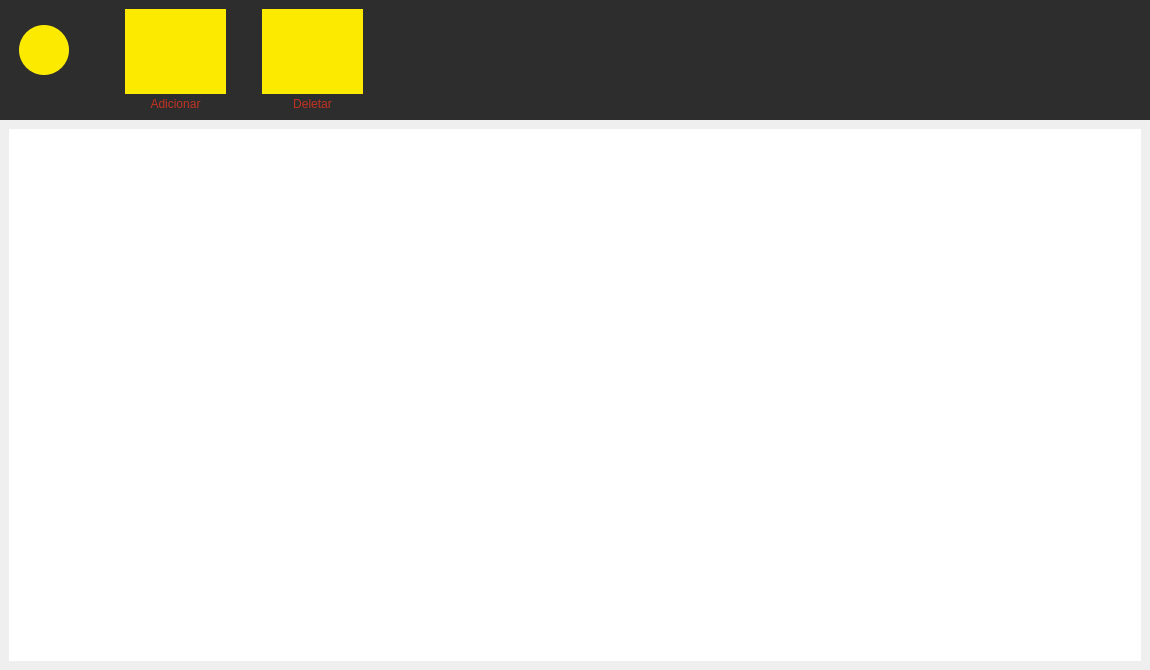
<?xml version="1.0" encoding="UTF-8"?>
<ui version="4.0">
 <class>MainWindow</class>
 <widget class="QMainWindow" name="MainWindow">
  <property name="geometry">
   <rect>
    <x>0</x>
    <y>0</y>
    <width>1150</width>
    <height>670</height>
   </rect>
  </property>
  <property name="minimumSize">
   <size>
    <width>1150</width>
    <height>670</height>
   </size>
  </property>
  <property name="windowTitle">
   <string>MainWindow</string>
  </property>
  <widget class="QWidget" name="centralwidget">
   <layout class="QVBoxLayout" name="verticalLayout">
    <property name="spacing">
     <number>0</number>
    </property>
    <property name="leftMargin">
     <number>0</number>
    </property>
    <property name="topMargin">
     <number>0</number>
    </property>
    <property name="rightMargin">
     <number>0</number>
    </property>
    <property name="bottomMargin">
     <number>0</number>
    </property>
    <item>
     <widget class="QFrame" name="frame">
      <property name="maximumSize">
       <size>
        <width>16777215</width>
        <height>120</height>
       </size>
      </property>
      <property name="styleSheet">
       <string notr="true">background-color: rgb(45, 45, 45);
border:none;</string>
      </property>
      <property name="frameShape">
       <enum>QFrame::StyledPanel</enum>
      </property>
      <property name="frameShadow">
       <enum>QFrame::Raised</enum>
      </property>
      <layout class="QGridLayout" name="gridLayout">
       <item row="0" column="6">
        <spacer name="horizontalSpacer_2">
         <property name="orientation">
          <enum>Qt::Horizontal</enum>
         </property>
         <property name="sizeHint" stdset="0">
          <size>
           <width>80</width>
           <height>20</height>
          </size>
         </property>
        </spacer>
       </item>
       <item row="0" column="5">
        <widget class="QPushButton" name="btnDeletar">
         <property name="minimumSize">
          <size>
           <width>101</width>
           <height>85</height>
          </size>
         </property>
         <property name="maximumSize">
          <size>
           <width>101</width>
           <height>85</height>
          </size>
         </property>
         <property name="cursor">
          <cursorShape>PointingHandCursor</cursorShape>
         </property>
         <property name="styleSheet">
          <string notr="true">QPushButton{
background-color: rgb(252, 235, 0);
}

QPushButton:hover{
	background-color: rgb(232, 213, 0);
}
</string>
         </property>
         <property name="text">
          <string/>
         </property>
         <property name="icon">
          <iconset>
           <normaloff>lixeira.png</normaloff>lixeira.png</iconset>
         </property>
         <property name="iconSize">
          <size>
           <width>65</width>
           <height>65</height>
          </size>
         </property>
        </widget>
       </item>
       <item row="1" column="3">
        <widget class="QLabel" name="label">
         <property name="cursor">
          <cursorShape>ArrowCursor</cursorShape>
         </property>
         <property name="styleSheet">
          <string notr="true">font: 13px &quot;Arial Rounded MT Bold&quot;;
color: #C03221;</string>
         </property>
         <property name="text">
          <string>Adicionar</string>
         </property>
         <property name="alignment">
          <set>Qt::AlignCenter</set>
         </property>
        </widget>
       </item>
       <item row="1" column="5">
        <widget class="QLabel" name="label_2">
         <property name="styleSheet">
          <string notr="true">font: 13px &quot;Arial Rounded MT Bold&quot;;
color: #C03221;</string>
         </property>
         <property name="text">
          <string>Deletar</string>
         </property>
         <property name="alignment">
          <set>Qt::AlignCenter</set>
         </property>
        </widget>
       </item>
       <item row="0" column="2">
        <spacer name="horizontalSpacer">
         <property name="orientation">
          <enum>Qt::Horizontal</enum>
         </property>
         <property name="sizeType">
          <enum>QSizePolicy::Preferred</enum>
         </property>
         <property name="sizeHint" stdset="0">
          <size>
           <width>50</width>
           <height>20</height>
          </size>
         </property>
        </spacer>
       </item>
       <item row="0" column="3">
        <widget class="QPushButton" name="btnAdd">
         <property name="minimumSize">
          <size>
           <width>101</width>
           <height>85</height>
          </size>
         </property>
         <property name="maximumSize">
          <size>
           <width>101</width>
           <height>85</height>
          </size>
         </property>
         <property name="cursor">
          <cursorShape>PointingHandCursor</cursorShape>
         </property>
         <property name="styleSheet">
          <string notr="true">QPushButton{
background-color: rgb(252, 235, 0);
}

QPushButton:hover{
	background-color: rgb(232, 213, 0);
}
</string>
         </property>
         <property name="text">
          <string/>
         </property>
         <property name="icon">
          <iconset>
           <normaloff>warehouse (1).png</normaloff>warehouse (1).png</iconset>
         </property>
         <property name="iconSize">
          <size>
           <width>65</width>
           <height>65</height>
          </size>
         </property>
        </widget>
       </item>
       <item row="0" column="1">
        <widget class="QPushButton" name="btnVoltar">
         <property name="minimumSize">
          <size>
           <width>50</width>
           <height>50</height>
          </size>
         </property>
         <property name="maximumSize">
          <size>
           <width>50</width>
           <height>50</height>
          </size>
         </property>
         <property name="cursor">
          <cursorShape>PointingHandCursor</cursorShape>
         </property>
         <property name="styleSheet">
          <string notr="true">QPushButton{
background-color: rgb(252, 235, 0);
border-radius:25px;
}

QPushButton:hover{
	background-color: rgb(232, 213, 0);
}
</string>
         </property>
         <property name="text">
          <string/>
         </property>
         <property name="icon">
          <iconset>
           <normaloff>seta.png</normaloff>seta.png</iconset>
         </property>
         <property name="iconSize">
          <size>
           <width>40</width>
           <height>40</height>
          </size>
         </property>
        </widget>
       </item>
       <item row="0" column="4">
        <spacer name="horizontalSpacer_3">
         <property name="orientation">
          <enum>Qt::Horizontal</enum>
         </property>
         <property name="sizeType">
          <enum>QSizePolicy::Preferred</enum>
         </property>
         <property name="sizeHint" stdset="0">
          <size>
           <width>30</width>
           <height>20</height>
          </size>
         </property>
        </spacer>
       </item>
       <item row="0" column="0">
        <spacer name="horizontalSpacer_4">
         <property name="orientation">
          <enum>Qt::Horizontal</enum>
         </property>
         <property name="sizeType">
          <enum>QSizePolicy::Preferred</enum>
         </property>
         <property name="sizeHint" stdset="0">
          <size>
           <width>10</width>
           <height>20</height>
          </size>
         </property>
        </spacer>
       </item>
      </layout>
     </widget>
    </item>
    <item>
     <widget class="QFrame" name="frame_2">
      <property name="frameShape">
       <enum>QFrame::NoFrame</enum>
      </property>
      <property name="frameShadow">
       <enum>QFrame::Raised</enum>
      </property>
      <property name="lineWidth">
       <number>0</number>
      </property>
      <layout class="QVBoxLayout" name="verticalLayout_2" stretch="0">
       <property name="spacing">
        <number>6</number>
       </property>
       <property name="leftMargin">
        <number>9</number>
       </property>
       <property name="topMargin">
        <number>9</number>
       </property>
       <property name="rightMargin">
        <number>9</number>
       </property>
       <property name="bottomMargin">
        <number>9</number>
       </property>
       <item>
        <widget class="QTableWidget" name="tableWidgetAdd">
         <property name="minimumSize">
          <size>
           <width>0</width>
           <height>0</height>
          </size>
         </property>
         <property name="styleSheet">
          <string notr="true">border:none;

font-size:22px;</string>
         </property>
        </widget>
       </item>
      </layout>
     </widget>
    </item>
   </layout>
  </widget>
 </widget>
 <resources/>
 <connections/>
</ui>
